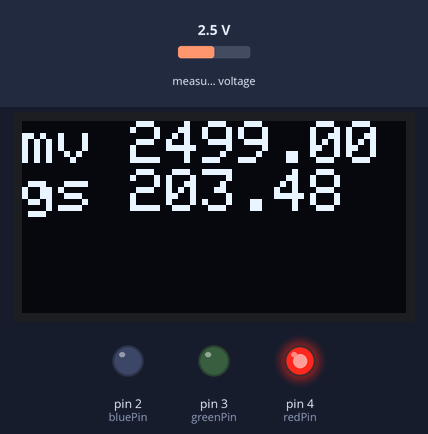
Simulated run of this sketch. Board: Arduino Uno, built with avr-gcc and run on an emulated ATmega328P. Shown: 128×64 one-colour display, output pins drawn as LEDs (lit = HIGH). The test bench sets the inputs (shaded band); at power-on: measured voltage 2.5 V. The display library's start-up logo is not drawn; what the sketch prints to the serial monitor is not drawn.

Above: at 1.7 s.
1.8 s: measured voltage set to 1.9 V
At 2.6 s:
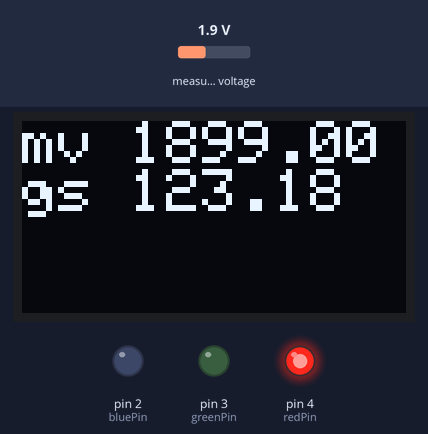
3.4 s: measured voltage set to 1.6 V
At 4.2 s:
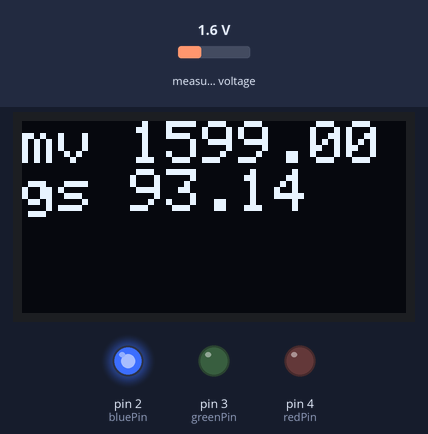
5.1 s: measured voltage set to 3.8 V
At 6.5 s:
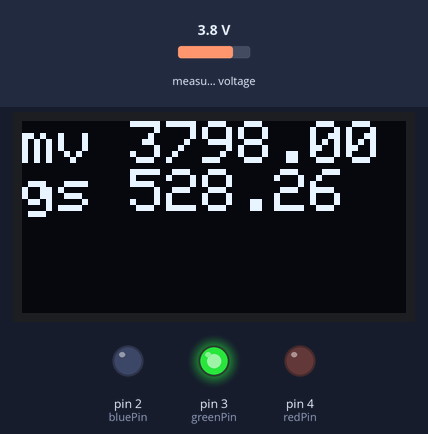
6.8 s: measured voltage set to 4.6 V
At 7.7 s:
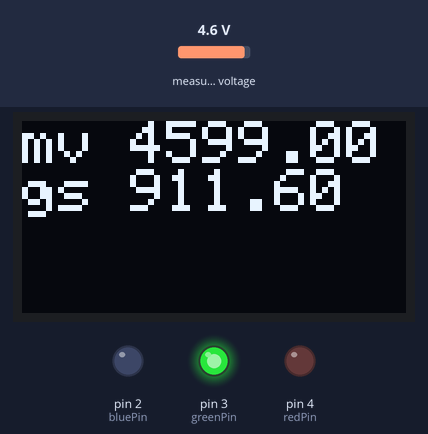
8.4 s: measured voltage set to 4.9 V
At 9.3 s:
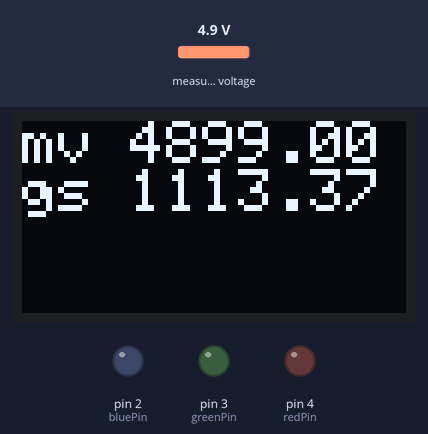
Timing chart, 0 to 11.2 s (numbered marks = the images above; inputs shaded):
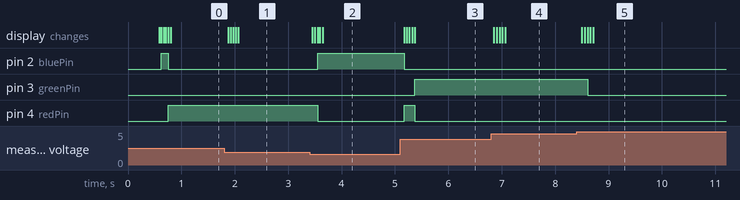

Measured:
- the behaviour switches between 1.8 and 1.7 V on measured voltage (found by bisection; images 1 and 2)
- the behaviour switches between 4.7 and 4.8 V on measured voltage (found by bisection; images 4 and 5)
- after the input at 1.8 s, the display: first changes after 0.07 s (image 1 shows a later state)
- after the input at 3.4 s, pin 2 (bluePin): LOW → HIGH after 0.15 s; pin 4 (redPin): HIGH → LOW after 0.15 s; the display: first changes after 0.05 s (image 2 shows a later state)
- after the input at 5.1 s, pin 2 (bluePin): HIGH → LOW after 0.08 s; pin 3 (greenPin): LOW → HIGH after 0.27 s; pin 4 (redPin): LOW → HIGH after 0.08 s, → LOW 0.19 s later; the display: first changes after 0.07 s (image 3 shows a later state)
- after the input at 6.8 s, the display: first changes after 0.05 s (image 4 shows a later state)
- after the input at 8.4 s, pin 3 (greenPin): HIGH → LOW after 0.21 s; the display: first changes after 0.10 s (image 5 shows a later state)

The sketch:

sciolyDTB.ino
```cpp
#include <SPI.h>
#include <Wire.h>
#include <Adafruit_GFX.h>
#include <Adafruit_SSD1306.h>
#include <Math.h>

//OLED Setup info
#define SCREEN_ADDRESS 0x3C ///< See datasheet for Address; 0x3D for 128x64, 0x3C for 128x32
Adafruit_SSD1306 display(128, 64, &Wire, -1);

//ADC setup
#include <Adafruit_ADS1X15.h>
Adafruit_ADS1015 ads;

//Setting up ints to store values
int smoothRead = 0;
int avgVals[] = {0, 0, 0, 0, 0};

#define redPin 4
#define greenPin 3
#define bluePin 2

#define buttonPin 7
double tare = 50;

float e =  2.71828;

void setup() {
  // put your setup code here, to run once:
  pinMode(buttonPin,INPUT);

  pinMode(redPin, OUTPUT);
  pinMode(greenPin, OUTPUT);
  pinMode(bluePin, OUTPUT);
  Serial.begin(9600);

  if(!display.begin(SSD1306_SWITCHCAPVCC, SCREEN_ADDRESS)) {
    Serial.println(F("SSD1306 allocation failed"));
    for(;;);
  }
  display.display();
  delay(500);
  display.clearDisplay();
  display.drawPixel(10, 10, SSD1306_WHITE);
  display.display();

  ads.setGain(GAIN_TWOTHIRDS);

  if (!ads.begin()) {
    Serial.println("Failed to initialize ADS.");
    while (1);
  }
}

void loop() {
  // put your main code here, to run repeatedly:
  //read the ADC and then
  smoothRead = smoothing(ads.readADC_SingleEnded(0));
  //Serial.println(smoothRead);
  //small delay so the mesurments are diffrent
  delay(10);

  //an easy way to zero out the scale
  //if(digitalRead(buttonPin) == HIGH){
  //  tare = convertNumber(smoothRead);
  //}

  //mostly boilerplate code to clear the display and then write text to the display
  display.clearDisplay();
  display.setTextSize(2);
  display.setTextColor(SSD1306_WHITE);
  display.setCursor(0,0);
  display.print("mv ");
  display.println(ads.computeVolts(smoothRead)*1000);//display the reading from the adc without any changes
  display.print("gs ");
  display.print(convertNumber(smoothRead)-tare);//find the weight but subtract what has been zeroed out
  display.display();

  rangeLol(0, "b", 105, "r", 445, "g", 1000);
}

//returns the grams using the line of best fit
double convertNumber(int data){
  //amazing conversion being done
  //e^{((x/525)+(691/175))}
  double addedVal = 3.9486;
  float dataDiv = (float)data/525;
  Serial.print(data);
  Serial.print("    ");
  Serial.print(dataDiv);
  Serial.print("    ");
  double eRaised = exp(dataDiv+addedVal);
  Serial.println(eRaised);
  return eRaised;
  //return data;
}

//turns on the led of a certain color and turns the rest off
void redLed(){
  digitalWrite(redPin, HIGH);
  digitalWrite(greenPin, LOW);
  digitalWrite(bluePin, LOW);
}

void greenLed() {
  digitalWrite(redPin, LOW);
  digitalWrite(greenPin, HIGH);
  digitalWrite(bluePin, LOW);
}

void ledOff(){
  digitalWrite(redPin, LOW);
  digitalWrite(greenPin, LOW);
  digitalWrite(bluePin, LOW);
}

void blueLed() {
  digitalWrite(redPin, LOW);
  digitalWrite(greenPin, LOW);
  digitalWrite(bluePin, HIGH);
}

//set the ranges for the leds to turn off and on
void rangeLol(int bound1, String c1, int bound2, String c2, int bound3, String c3, int bound4){
  double weight = convertNumber(smoothRead)-tare;
  if(bound1 < weight && weight < bound2){
    colorChoice(c1);
  }else if(bound2 < weight && weight < bound3){
    colorChoice(c2);
  }else if(bound3 < weight && weight < bound4){
    colorChoice(c3);
  }else{
    ledOff();
  }
}

//parse the color choosen
void colorChoice(String color){
  if(color == "r"){
    redLed();
  }else if(color == "g"){
    Serial.println(color);
    greenLed();
  }else if(color == "b"){
    blueLed();
  }
}

//find the avg of the last 5 data points
//I love this int!
int smoothing(int rawData){
  int numberOfData = 5;
  int sum = 0;
  int avg = 0;
  for(int i=numberOfData-1; i > 0; i --){
    avgVals[i]=avgVals[i-1];
  }
  avgVals[0]=rawData;

  for(int i = 0; i < numberOfData; i ++){
    sum = sum + avgVals[i];
  }
  avg = sum/numberOfData;
  return avg;
}
```
